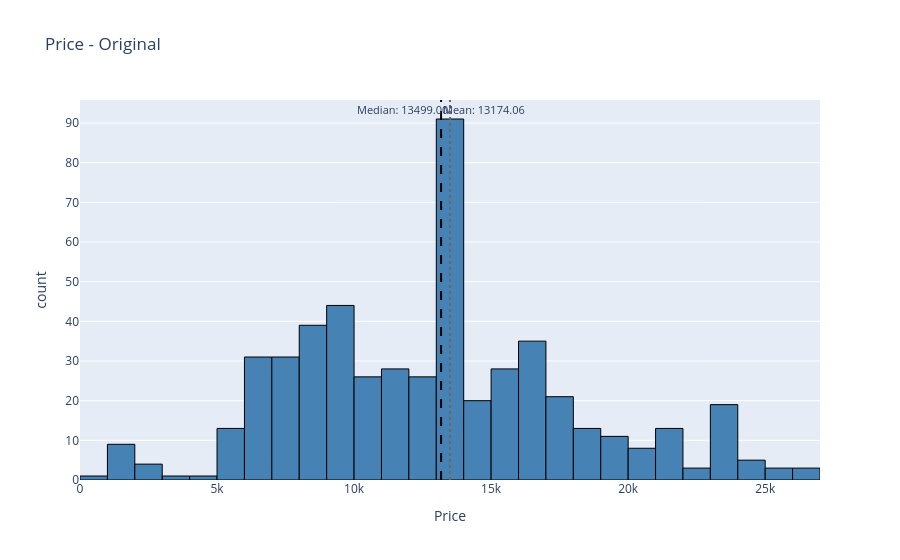
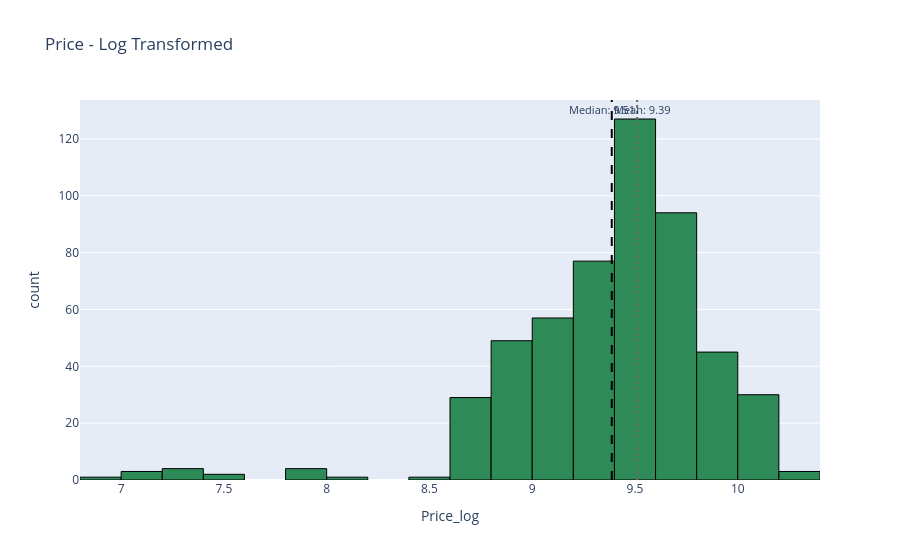

Write notebook code for charts like these, in order.
### Code cell
# Log transformation on Price to reduce skew
df['Price_log'] = np.log1p(df['Price'])

for col, title, color in [('Price', 'Price - Original', 'steelblue'),
                           ('Price_log', 'Price - Log Transformed', 'seagreen')]:
    mean_val = df[col].mean()
    median_val = df[col].median()

    fig = px.histogram(
        df, x=col, nbins=30,
        title=title,
        color_discrete_sequence=[color],
        hover_data={col: True},
        labels={col: col, 'count': 'Frequency'}
    )
    fig.update_traces(marker_line_color='black', marker_line_width=1)
    fig.add_vline(x=mean_val, line_dash='dash', line_color='black',
                  annotation_text=f'Mean: {mean_val:.2f}',
                  annotation_position='top right', annotation_font_size=11)
    fig.add_vline(x=median_val, line_dash='dot', line_color='dimgray',
                  annotation_text=f'Median: {median_val:.2f}',
                  annotation_position='top left', annotation_font_size=11)
    fig.show()

### Figure 1 — Plotly figure (JSON) as saved in the notebook; plotly's stock layout.template omitted (floating-point values rounded to 4 significant figures; data arrays with more than 128 entries replaced by an {"elided": "..."} marker saying what was removed)
{"data": [{"bingroup": "x", "hovertemplate": "Price=%{x}<br>count=%{y}<extra></extra>", "legendgroup": "", "marker": {"color": "steelblue", "line": {"color": "black", "width": 1}, "pattern": {"shape": ""}}, "name": "", "nbinsx": 30, "orientation": "v", "showlegend": false, "type": "histogram", "x": {"elided": "527 int values"}, "xaxis": "x", "yaxis": "y"}], "layout": {"annotations": [{"font": {"size": 11}, "showarrow": false, "text": "Mean: 13174.06", "x": 13170.0, "xanchor": "left", "xref": "x", "y": 1, "yanchor": "top", "yref": "y domain"}, {"font": {"size": 11}, "showarrow": false, "text": "Median: 13499.00", "x": 13499, "xanchor": "right", "xref": "x", "y": 1, "yanchor": "top", "yref": "y domain"}], "barmode": "relative", "legend": {"tracegroupgap": 0}, "shapes": [{"line": {"color": "black", "dash": "dash"}, "type": "line", "x0": 13170.0, "x1": 13170.0, "xref": "x", "y0": 0, "y1": 1, "yref": "y domain"}, {"line": {"color": "dimgray", "dash": "dot"}, "type": "line", "x0": 13499, "x1": 13499, "xref": "x", "y0": 0, "y1": 1, "yref": "y domain"}], "title": {"text": "Price - Original"}, "xaxis": {"anchor": "y", "domain": [0, 1], "title": {"text": "Price"}}, "yaxis": {"anchor": "x", "domain": [0, 1], "title": {"text": "count"}}}}

### Figure 2 — Plotly figure (JSON) as saved in the notebook; plotly's stock layout.template omitted (floating-point values rounded to 4 significant figures; data arrays with more than 128 entries replaced by an {"elided": "..."} marker saying what was removed)
{"data": [{"bingroup": "x", "hovertemplate": "Price_log=%{x}<br>count=%{y}<extra></extra>", "legendgroup": "", "marker": {"color": "seagreen", "line": {"color": "black", "width": 1}, "pattern": {"shape": ""}}, "name": "", "nbinsx": 30, "orientation": "v", "showlegend": false, "type": "histogram", "x": {"elided": "527 float values"}, "xaxis": "x", "yaxis": "y"}], "layout": {"annotations": [{"font": {"size": 11}, "showarrow": false, "text": "Mean: 9.39", "x": 9.387, "xanchor": "left", "xref": "x", "y": 1, "yanchor": "top", "yref": "y domain"}, {"font": {"size": 11}, "showarrow": false, "text": "Median: 9.51", "x": 9.51, "xanchor": "right", "xref": "x", "y": 1, "yanchor": "top", "yref": "y domain"}], "barmode": "relative", "legend": {"tracegroupgap": 0}, "shapes": [{"line": {"color": "black", "dash": "dash"}, "type": "line", "x0": 9.387, "x1": 9.387, "xref": "x", "y0": 0, "y1": 1, "yref": "y domain"}, {"line": {"color": "dimgray", "dash": "dot"}, "type": "line", "x0": 9.51, "x1": 9.51, "xref": "x", "y0": 0, "y1": 1, "yref": "y domain"}], "title": {"text": "Price - Log Transformed"}, "xaxis": {"anchor": "y", "domain": [0, 1], "title": {"text": "Price_log"}}, "yaxis": {"anchor": "x", "domain": [0, 1], "title": {"text": "count"}}}}
